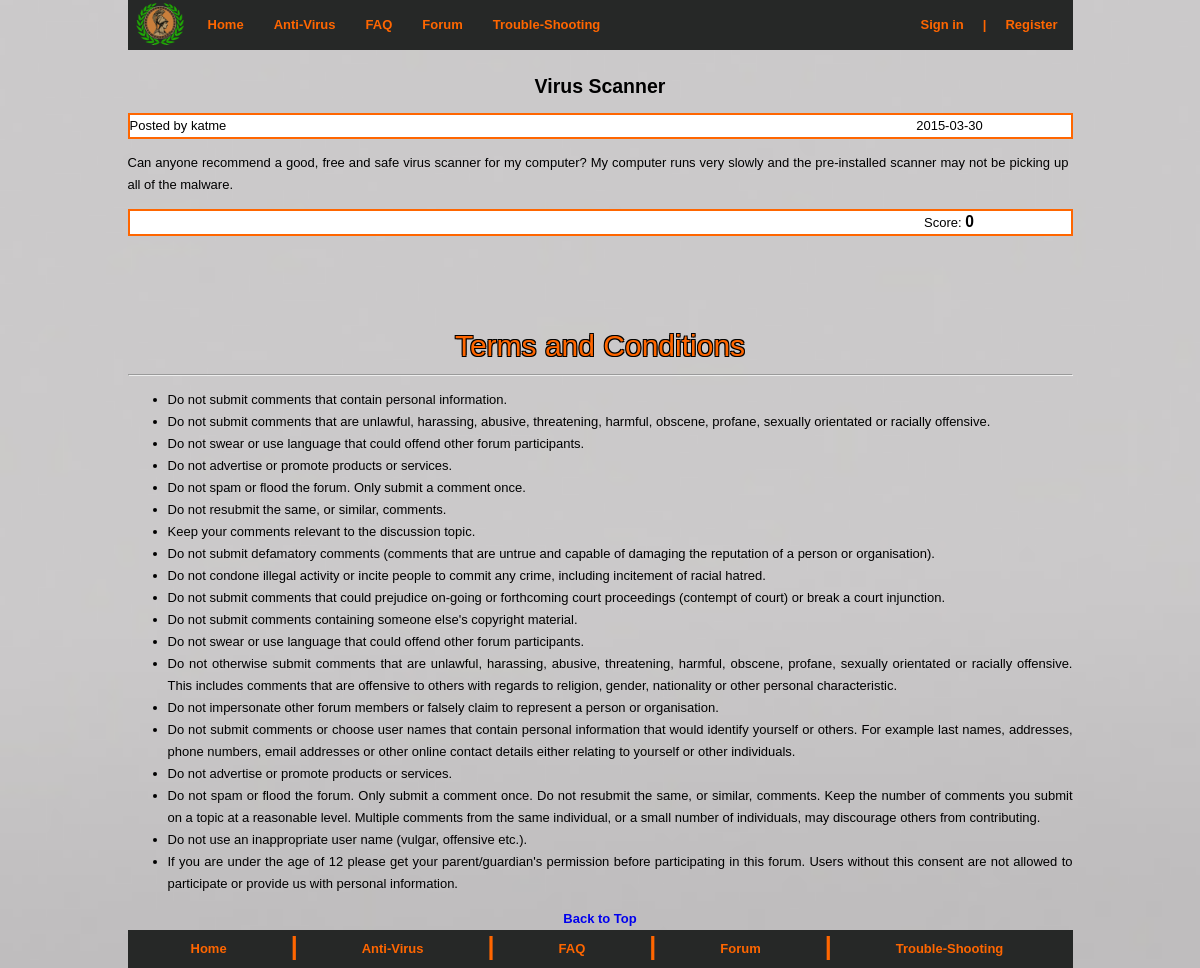
The page /questionResponse.php?qid=70&id=1 on the database its author committed.
### tables this page shows
CREATE TABLE `questiondetails` (
  `questionID` int(11) NOT NULL AUTO_INCREMENT,
  `questionText` text NOT NULL,
  `userID` int(11) NOT NULL,
  `questionTitle` text NOT NULL,
  `questionDate` date NOT NULL,
  `questionStatus` text NOT NULL,
  `categoryID` int(11) NOT NULL,
  `score` int(11) DEFAULT '0',
  PRIMARY KEY (`questionID`),
  KEY `userInformation` (`userID`),
  KEY `categoryID` (`categoryID`),
  CONSTRAINT `questiondetails_ibfk_1` FOREIGN KEY (`categoryID`) REFERENCES `categories` (`categoryID`),
  CONSTRAINT `userInformation` FOREIGN KEY (`userID`) REFERENCES `userdetails` (`userID`) ON DELETE CASCADE ON UPDATE CASCADE
);

CREATE TABLE `userdetails` (
  `userID` int(11) NOT NULL AUTO_INCREMENT,
  `userNickname` text NOT NULL,
  `userEmail` text NOT NULL,
  `userFirstName` text NOT NULL,
  `userLastName` text NOT NULL,
  `userPassword` text NOT NULL,
  `IPAddr1` text,
  `IPAddr2` text,
  `reputationPoints` int(11) DEFAULT '0',
  PRIMARY KEY (`userID`)
);

### questionResponse.php (the view, shortened to what this page needs)
<!DOCTYPE html>
<html lang="en">
<head>
<link rel="stylesheet" type="text/css" href="CSS/mystyle.css"/>
</head>
<body>
<?php
		$loggedIn = "false";
		$questionID = $_GET['qid'];
	if (!isset($_SESSION['categoryID']) || $_SESSION['categoryID'] == '')
		{
			$responseCategoryID = $_GET['cID'];
		}
		$responseID = $questionID;
?>
	<div id = "nav">
		<nav>
			<ul>
			<div id = "navlogofloat">
				<a href="index.php"><img src="Images/athenalogo.png" alt="Athena Security" title="Athena Security" height="50" width="65"></a>
			</div>
				<li><a href="index.php">Home</a></li>
				<li><a href="anti-virus.php">Anti-Virus</a></li>
				<li><a href="FAQ.php">FAQ</a></li>
				<li><a href="forumMenu.php">Forum</a></li>
				<li><a href="Trouble-shooting.php">Trouble-Shooting</a></li>
				<div id = "nav2">
					<nav>
						<ul>
						<?php
						if($loggedIn == "false")
						{
							echo "<li><b></li></b>";
						}
							?>
						</ul>
					</nav>
				</div>
				<div id = "nav3">
					<nav>
						<ul>
							<?php
							if ($loggedIn == "false")
							{
							echo"<li><a href='registryTest.php'>Register</a></li>";
							echo "<li><b>|</b></li>";
							echo "<li><a href=loginTest.php>Sign in</a></li>";
							}
							?>
						</ul>
					</nav>
				</div>
			</ul>
		</nav>
	</div>
	<?php
		$responseQuery = "SELECT userID FROM questionDetails
			WHERE questionID = '$responseID'";
			$result = mysql_query($responseQuery);
			$row = mysql_fetch_row($result);
			$posterID = $row[0];
		$sectionQuery = "SELECT title FROM categories WHERE categoryID = '$responseCategoryID'";
		$result = mysql_query($sectionQuery);
		$row = mysql_fetch_row($result);
		$categoryTitle = $row[0];
		echo "<br><br><center><div id = heading5>$categoryTitle</div></center>";
		$responseQuery = "SELECT questionTitle FROM questionDetails WHERE questionID = '$responseID'";
		$result = mysql_query($responseQuery);
		$row = mysql_fetch_row($result);
		$questionTitle = $row[0];
		echo "<center><h2 id='questionFormat' >$questionTitle</h2></center>";
		$responseQuery = "SELECT userNickname FROM userDetails INNER JOIN questionDetails
		ON userDetails.userID = questionDetails.userID
		WHERE questionID = '$responseID'";
		$result = mysql_query($responseQuery);
		$row = mysql_fetch_row($result);
		$userNickname = $row[0];
		$responseQuery2 = "SELECT questionDate FROM questionDetails
		WHERE questionID = '$responseID'";
		$result2 = mysql_query($responseQuery2);
		$row2 = mysql_fetch_row($result2);
		$dateStamp = $row2[0];
		echo "<p id='questionTitle2'>Posted by $userNickname &nbsp;&nbsp;&nbsp;&nbsp;&nbsp;&nbsp;&nbsp;&nbsp;&nbsp;&nbsp;&nbsp;&nbsp;&nbsp;&nbsp;&nbsp;&nbsp;&nbsp;&nbsp;&nbsp;&nbsp;&nbsp;&nbsp;&nbsp;&nbsp;&nbsp;&nbsp;&nbsp;&nbsp;&nbsp;&nbsp;&nbsp;&nbsp;&nbsp;&nbsp;&nbsp; &nbsp; &nbsp;&nbsp;&nbsp;&nbsp;&nbsp;&nbsp;&nbsp;&nbsp;&nbsp;&nbsp;&nbsp;&nbsp;&nbsp;&nbsp;&nbsp;&nbsp;&nbsp;&nbsp;&nbsp;&nbsp;&nbsp;&nbsp;&nbsp;&nbsp;&nbsp;&nbsp;&nbsp;&nbsp;&nbsp;&nbsp;&nbsp;&nbsp;&nbsp;&nbsp;&nbsp;&nbsp; &nbsp; &nbsp;&nbsp;&nbsp;&nbsp;&nbsp;&nbsp;&nbsp;&nbsp;&nbsp;&nbsp;&nbsp;&nbsp;&nbsp;&nbsp;&nbsp;&nbsp;&nbsp;&nbsp;&nbsp;&nbsp;&nbsp;&nbsp;&nbsp;&nbsp;&nbsp;&nbsp;&nbsp;&nbsp;&nbsp;&nbsp;&nbsp;&nbsp;&nbsp;&nbsp;&nbsp;&nbsp; &nbsp; &nbsp;&nbsp;&nbsp;&nbsp;&nbsp;&nbsp;&nbsp;&nbsp;&nbsp;&nbsp;&nbsp;&nbsp;&nbsp;&nbsp;&nbsp;&nbsp;&nbsp;&nbsp;&nbsp;&nbsp;&nbsp;&nbsp;&nbsp;&nbsp;&nbsp;&nbsp;&nbsp;&nbsp;&nbsp;&nbsp;&nbsp;&nbsp;&nbsp;&nbsp;&nbsp;&nbsp;&nbsp;&nbsp;&nbsp;&nbsp;&nbsp;&nbsp;&nbsp;&nbsp;&nbsp;&nbsp;&nbsp;&nbsp;&nbsp;&nbsp;&nbsp;&nbsp;&nbsp;&nbsp;&nbsp;&nbsp;&nbsp;&nbsp;&nbsp;&nbsp;&nbsp;&nbsp;&nbsp;&nbsp;&nbsp;&nbsp;&nbsp;&nbsp;&nbsp;&nbsp;&nbsp;&nbsp;&nbsp;&nbsp;$dateStamp</p>";
		$responseQuery = "SELECT questionText FROM questionDetails WHERE questionID = '$responseID'";
		$result = mysql_query($responseQuery);
		$row = mysql_fetch_row($result);
		$questionContent = $row[0];
		echo "<p>$questionContent</p>";
		$responseQuery = "SELECT score FROM questionDetails WHERE questionID = '$responseID'";
		$result = mysql_query($responseQuery);
		$row = mysql_fetch_row($result);
		$score = $row[0];
			$sameUser = "";
		if ($posterID != $_SESSION['userID'])
			{
				$sameUser = "false";
			}
		if ($sameUser == "true" or $loggedIn == "false")
		{
		echo "<p id=questionTitle2> &nbsp;&nbsp;&nbsp;&nbsp;&nbsp;&nbsp;&nbsp;&nbsp;&nbsp;&nbsp;&nbsp;&nbsp;&nbsp;&nbsp;&nbsp;&nbsp;&nbsp;&nbsp;&nbsp;&nbsp;&nbsp;&nbsp;&nbsp;&nbsp;&nbsp;&nbsp;&nbsp;&nbsp;&nbsp;&nbsp;&nbsp;&nbsp;&nbsp;&nbsp;&nbsp;&nbsp;&nbsp;&nbsp;&nbsp;&nbsp;&nbsp;&nbsp;&nbsp;&nbsp;&nbsp;&nbsp;&nbsp;&nbsp;&nbsp;&nbsp;&nbsp;&nbsp;&nbsp;&nbsp;&nbsp;&nbsp;&nbsp;&nbsp;&nbsp;&nbsp;&nbsp;&nbsp;&nbsp;&nbsp;&nbsp;&nbsp;&nbsp;&nbsp;&nbsp;&nbsp;&nbsp;&nbsp;&nbsp;&nbsp;&nbsp;&nbsp;&nbsp;&nbsp;&nbsp;&nbsp;&nbsp;&nbsp;&nbsp;&nbsp;&nbsp;&nbsp;&nbsp;&nbsp;&nbsp;&nbsp;&nbsp;&nbsp;&nbsp;&nbsp;&nbsp;&nbsp;&nbsp;&nbsp;&nbsp;&nbsp;&nbsp;&nbsp;&nbsp;&nbsp;&nbsp;&nbsp;&nbsp;&nbsp;&nbsp;&nbsp;&nbsp;&nbsp;&nbsp;&nbsp;&nbsp;&nbsp;&nbsp;&nbsp;&nbsp;&nbsp;&nbsp;&nbsp;&nbsp;&nbsp;&nbsp;&nbsp;&nbsp;&nbsp;&nbsp;&nbsp;&nbsp;&nbsp;&nbsp;&nbsp;&nbsp;&nbsp;&nbsp;&nbsp;&nbsp;&nbsp;&nbsp;&nbsp;&nbsp;&nbsp;&nbsp;&nbsp;&nbsp;&nbsp;&nbsp;&nbsp;&nbsp;&nbsp;&nbsp;&nbsp;&nbsp;&nbsp;&nbsp;&nbsp;&nbsp;&nbsp;&nbsp;&nbsp;&nbsp;&nbsp;&nbsp;&nbsp;&nbsp;&nbsp;&nbsp;&nbsp;&nbsp;&nbsp;&nbsp;&nbsp;&nbsp;&nbsp;&nbsp;&nbsp;&nbsp;&nbsp;&nbsp;&nbsp;&nbsp;&nbsp;&nbsp;&nbsp;&nbsp;&nbsp;&nbsp;&nbsp;&nbsp;&nbsp;&nbsp;&nbsp;&nbsp;&nbsp;&nbsp;&nbsp;&nbsp;&nbsp;&nbsp;&nbsp;&nbsp;&nbsp;&nbsp;&nbsp;&nbsp;&nbsp;&nbsp;&nbsp;&nbsp;&nbsp;&nbsp;&nbsp;&nbsp;&nbsp;&nbsp;&nbsp;&nbsp;&nbsp;Score: <big><b>$score</b></big>
		</p> ";
		}
		echo "<br>";
echo "<br><br>";
	?>
	<div id = "heading4">
		Terms and Conditions
		</div>
		<hr>
		<ul>
		<li>Do not submit comments that contain personal information.</li>
		<li>Do not submit comments that are unlawful, harassing, abusive, threatening, harmful, obscene, profane, sexually orientated or racially offensive.</li>
		<li>Do not swear or use language that could offend other forum participants.</li>
		<li>Do not advertise or promote products or services.</li>
		<li>Do not spam or flood the forum. Only submit a comment once.</li>
		<li>Do not resubmit the same, or similar, comments.</li>
		<li>Keep your comments relevant to the discussion topic.</li>
		<li>Do not submit defamatory comments (comments that are untrue and capable of damaging the reputation of a person or organisation).</li>
		<li>Do not condone illegal activity or incite people to commit any crime, including incitement of racial hatred.</li>
		<li>Do not submit comments that could prejudice on-going or forthcoming court proceedings (contempt of court) or break a court injunction.</li>
		<li>Do not submit comments containing someone else's copyright material.</li>
		<li>Do not swear or use language that could offend other forum participants.</li>
		<li>Do not otherwise submit comments that are unlawful, harassing, abusive, threatening, harmful, obscene, profane, sexually orientated or racially offensive. This includes comments that are offensive to others with regards to religion, gender, nationality or other personal characteristic.</li>
		<li>Do not impersonate other forum members or falsely claim to represent a person or organisation.</li>
		<li>Do not submit comments or choose user names that contain personal information that would identify yourself or others. For example last names, addresses, phone numbers, email addresses or other online contact details either relating to yourself or other individuals.</li>
		<li>Do not advertise or promote products or services. </li>
		<li>Do not spam or flood the forum. Only submit a comment once. Do not resubmit the same, or similar, comments. Keep the number of comments you submit on a topic at a reasonable level. Multiple comments from the same individual, or a small number of individuals, may discourage others from contributing. </li>
		<li>Do not use an inappropriate user name (vulgar, offensive etc.).</li>
		<li>If you are under the age of 12 please get your parent/guardian's permission before participating in this forum. Users without this consent are not allowed to participate or provide us with personal information.</li>
		</ul>
		<div id = "gototop">
			<b><a href='#top'>Back to Top</a></b>
		</div>
	<div id="footer">
			<ul>
				<li><a href="index.php">Home</a></li>
				<li><b>|</b></li>
				<li><a href="anti-virus.php">Anti-Virus</a></li>
				<li><b>|</b></li>
				<li><a href="FAQ.php">FAQ</a></li>
				<li><b>|</b></li>
				<li><a href="forumMenu.php">Forum</a></li>
				<li><b>|</b></li>
				<li><a href="Trouble-shooting.php">Trouble-Shooting</a></li>
			</ul>
	</div>
</body>
</html>

### CSS/mystyle.css (style rules this page uses)
footer, nav { display:block; }
body { height:100%; padding:0px; margin:0 auto; width:945px; font:13px/22px Helveltica, Arial, "sans-serif"; position:relative; top:0; text-align:justify; background-image: url("../Images/background.jpg"); -webkit-background-size: cover; -moz-background-size: cover; -o-background-size: cover; background-size: cover; vertical-align: middle; }
p { width:941px; }
#navlogofloat { float:left; }
#nav { height:50px; width:945px; float:left; padding:0; background-color:#262827; }
#nav ul { list-style:none; width:945px; margin:0 auto; padding:0; }
#nav li { float:left; }
#nav li a { display:block; padding:14px 15px; text-decoration:none; font-weight:bold; color:#FF6600; }
#nav2 ul { list-style:none; width:100%; }
#nav2 li b { display:block; padding:14px 5px; text-decoration:none; font-weight:bold; color:#FF6600; padding-left:90px; }
#nav3 li { float:right; }
#nav3 ul { list-style:none; width:100%; }
#nav3 li a { display:block; padding:14px 15px; text-decoration:none; font-weight:bold; color:#FF6600; }
#nav3 li b { display:block; padding:14px 4px; text-decoration:none; font-weight:bold; color:#FF6600; }
#heading4 { text-align: center; font-size: 30px; font-weight: 5px; margin:0px; padding-top:20px; padding-bottom:10px; color: #FF6600; text-shadow: -1px -1px 0 #000, 1px -1px 0 #000, -1px 1px 0 #000, 1px 1px 0 #000; }
#heading5 { text-align: center; font-size: 30px; font-weight: 5px; margin:0px; padding-top:15px; color: #FF6600; text-shadow: -1px -1px 0 #000, 1px -1px 0 #000, -1px 1px 0 #000, 1px 1px 0 #000; }
a:link, a:visited { color: inherit; text-decoration: none; }
#gototop { text-align:center; color:#0000EE; }
#questionTitle2 { border-style: solid; border-width: 2px; border-color: #FF6600; background-color: white; }
#footer { width:945px; float:left; margin:0 0 0em 0; padding:0; background-color:#262827; position:relative; bottom:0; }
#footer ul { list-style:none; width:945px; margin:0 auto; padding:0; }
#footer li { float:left; }
#footer li a { display:block; padding:8px 63px; text-decoration:none; font-weight:bold; color:#FF6600; }
#footer li b { display:block; padding:8px 1px; padding-top:5px; font-weight:bold; color:#FF6600; font-size:25px; }

### rows shown on the page
questiondetails: questionTitle "Virus Scanner", questionDate "2015-03-30", questionText "Can anyone recommend a good, free and safe virus scanner for my computer? My computer runs very slowly and the pre-installed scanner may not be picking up all of the malware.", score "0"
userdetails: userNickname "katme"
